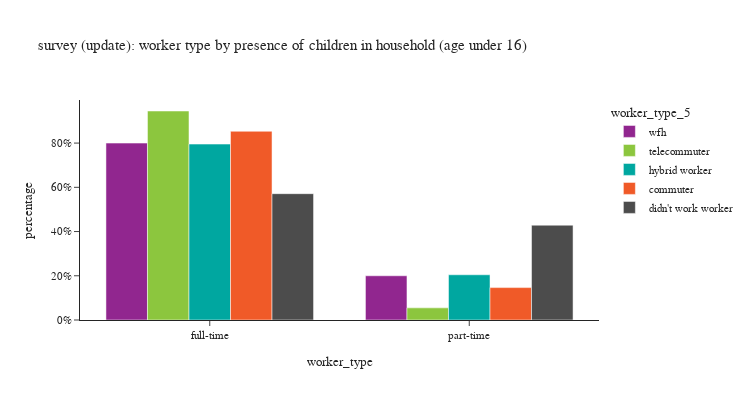

The code cell stored with this chart in its notebook:
### Code cell
for sc in survey_person_day['source'].unique():

    df = survey_person_day[survey_person_day['source']==sc]
    df['worker_type'] = df['pwtyp'].map({1: 'full-time', 2: 'part-time'})

    df_worker_count = df[(df['worker_type_5'].isin(workers))].\
        groupby(['worker_type_5','worker_type'])['pdexpfac'].agg(sample_count='size', pdexpfac='sum').reset_index()
    # df_worker_count['percent'] = df_worker_count['pdexpfac'] / sum(df_worker_count['pdexpfac'])
    df_worker_count['percentage'] = df_worker_count.groupby('worker_type_5', group_keys=False)['pdexpfac']. \
        apply(lambda x: x / float(x.sum()))

    fig = px.bar(df_worker_count,
                x="worker_type", y="percentage", barmode="group",
                color='worker_type_5',
                category_orders={'worker_type_5': workers},
                hover_data=['pdexpfac','sample_count'],
                title=f"{sc}: worker type by presence of children in household (age under 16)")
    fig.update_layout(height=400, width=750)
    fig.for_each_yaxis(lambda a: a.update(dict(tickformat=".0%")))
    fig.show()

### Figure 1 — Plotly figure (JSON) as saved in the notebook; plotly's stock layout.template omitted (floating-point values rounded to 4 significant figures)
{"data": [{"alignmentgroup": "True", "customdata": [[182600.0, 613.0], [45650.0, 156.0]], "hovertemplate": "worker_type_5=wfh<br>worker_type=%{x}<br>percentage=%{y}<br>pdexpfac=%{customdata[0]}<br>sample_count=%{customdata[1]}<extra></extra>", "legendgroup": "wfh", "marker": {"color": "#91268F", "pattern": {"shape": ""}}, "name": "wfh", "offsetgroup": "wfh", "orientation": "v", "showlegend": true, "textposition": "auto", "type": "bar", "x": ["full-time", "part-time"], "xaxis": "x", "y": [0.8, 0.2], "yaxis": "y"}, {"alignmentgroup": "True", "customdata": [[161200.0, 536.0], [9360.0, 41.0]], "hovertemplate": "worker_type_5=telecommuter<br>worker_type=%{x}<br>percentage=%{y}<br>pdexpfac=%{customdata[0]}<br>sample_count=%{customdata[1]}<extra></extra>", "legendgroup": "telecommuter", "marker": {"color": "#8CC63E", "pattern": {"shape": ""}}, "name": "telecommuter", "offsetgroup": "telecommuter", "orientation": "v", "showlegend": true, "textposition": "auto", "type": "bar", "x": ["full-time", "part-time"], "xaxis": "x", "y": [0.9451, 0.05489], "yaxis": "y"}, {"alignmentgroup": "True", "customdata": [[161700.0, 364.0], [41580.0, 62.0]], "hovertemplate": "worker_type_5=hybrid worker<br>worker_type=%{x}<br>percentage=%{y}<br>pdexpfac=%{customdata[0]}<br>sample_count=%{customdata[1]}<extra></extra>", "legendgroup": "hybrid worker", "marker": {"color": "#00A7A0", "pattern": {"shape": ""}}, "name": "hybrid worker", "offsetgroup": "hybrid worker", "orientation": "v", "showlegend": true, "textposition": "auto", "type": "bar", "x": ["full-time", "part-time"], "xaxis": "x", "y": [0.7955, 0.2045], "yaxis": "y"}, {"alignmentgroup": "True", "customdata": [[677500.0, 1125.0], [116300.0, 193.0]], "hovertemplate": "worker_type_5=commuter<br>worker_type=%{x}<br>percentage=%{y}<br>pdexpfac=%{customdata[0]}<br>sample_count=%{customdata[1]}<extra></extra>", "legendgroup": "commuter", "marker": {"color": "#F05A28", "pattern": {"shape": ""}}, "name": "commuter", "offsetgroup": "commuter", "orientation": "v", "showlegend": true, "textposition": "auto", "type": "bar", "x": ["full-time", "part-time"], "xaxis": "x", "y": [0.8535, 0.1465], "yaxis": "y"}, {"alignmentgroup": "True", "customdata": [[180000.0, 291.0], [135100.0, 186.0]], "hovertemplate": "worker_type_5=didn't work worker<br>worker_type=%{x}<br>percentage=%{y}<br>pdexpfac=%{customdata[0]}<br>sample_count=%{customdata[1]}<extra></extra>", "legendgroup": "didn't work worker", "marker": {"color": "#4C4C4C", "pattern": {"shape": ""}}, "name": "didn't work worker", "offsetgroup": "didn't work worker", "orientation": "v", "showlegend": true, "textposition": "auto", "type": "bar", "x": ["full-time", "part-time"], "xaxis": "x", "y": [0.5712, 0.4288], "yaxis": "y"}], "layout": {"barmode": "group", "height": 400, "legend": {"title": {"text": "worker_type_5"}, "tracegroupgap": 0}, "title": {"text": "survey (update): worker type by presence of children in household (age under 16)"}, "width": 750, "xaxis": {"anchor": "y", "domain": [0.0, 1.0], "title": {"text": "worker_type"}}, "yaxis": {"anchor": "x", "domain": [0.0, 1.0], "tickformat": ".0%", "title": {"text": "percentage"}}}}
